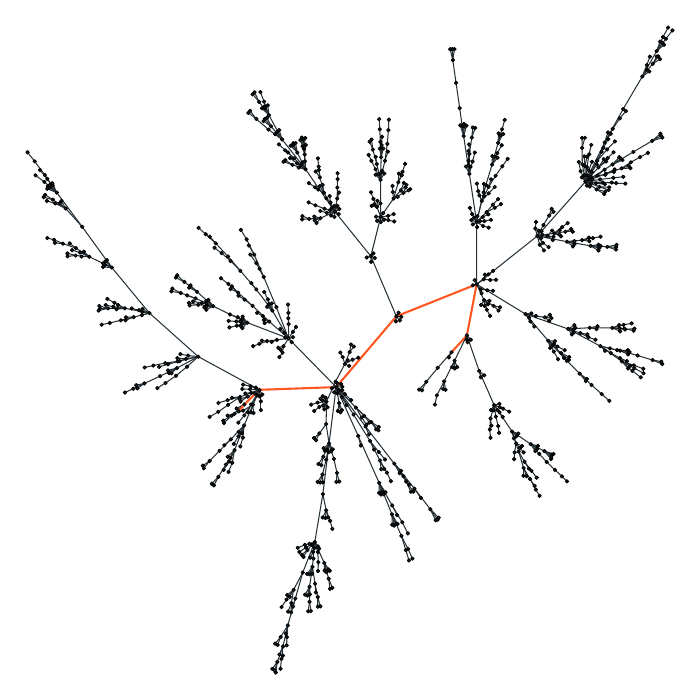

Recreate this plot in R.

set.seed(42)

library(igraph)

igraph.options(list(
    vertex.size = 1,
    vertex.label = NA
))

G <- barabasi.game(1000, directed = FALSE)
G$layout <- layout.fruchterman.reingold(G)

sp <- get.shortest.paths(G, 29, 481)$vpath[[1]]

e.cols <- rep("#263238", ecount(G))
e.widths <- rep(1, ecount(G))
for (i in 2:length(sp)) {
    idx <- get.edge.ids(G, sp[(i-1):i])
    e.cols[idx] <- "#FF5722"
    e.widths[idx] <- 2
}

pdf("shortest_path.pdf")
par(mar=rep(0, 4))
plot(G, vertex.color = "#263238", edge.color = e.cols, edge.width = e.widths)
dev.off()

